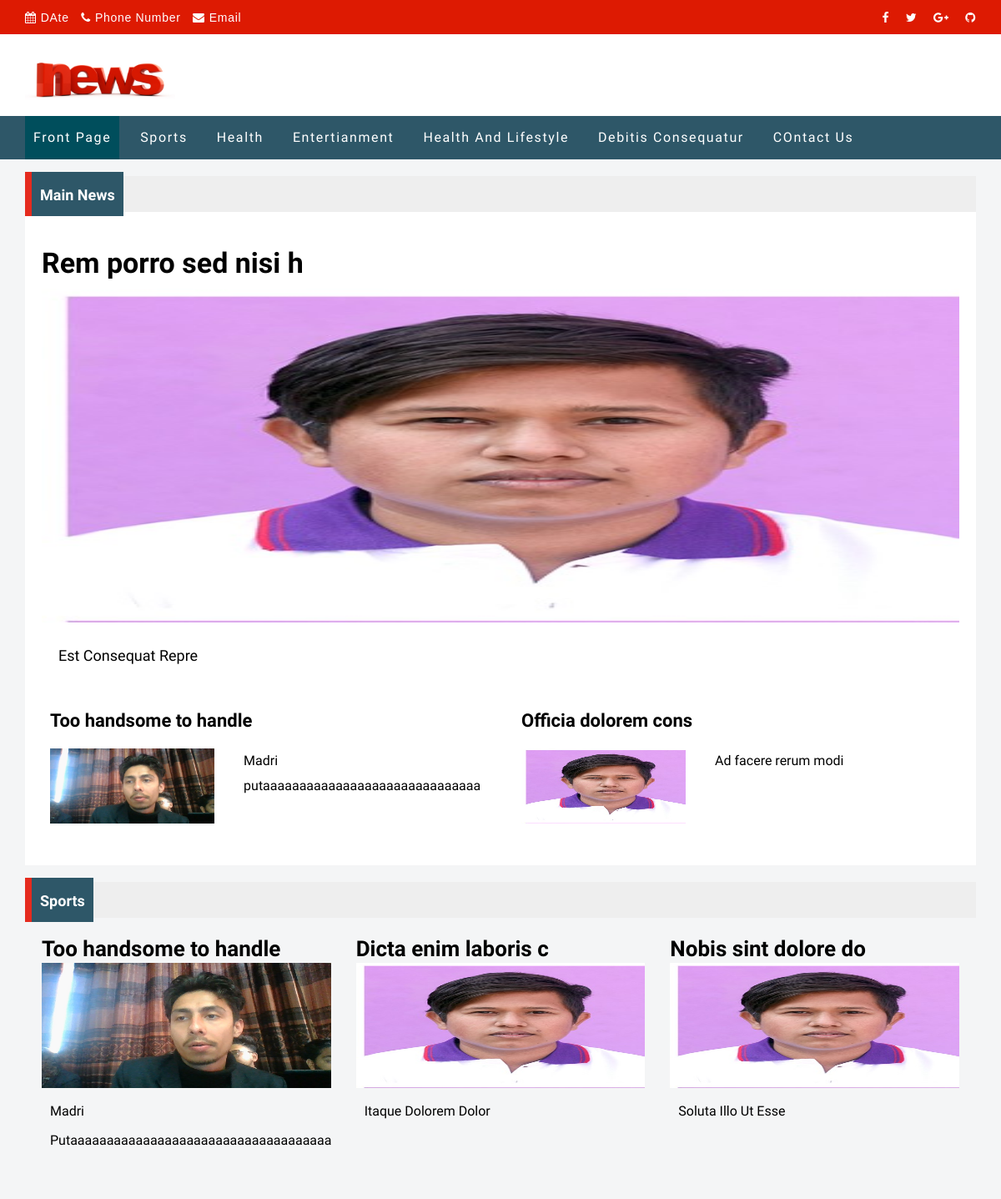
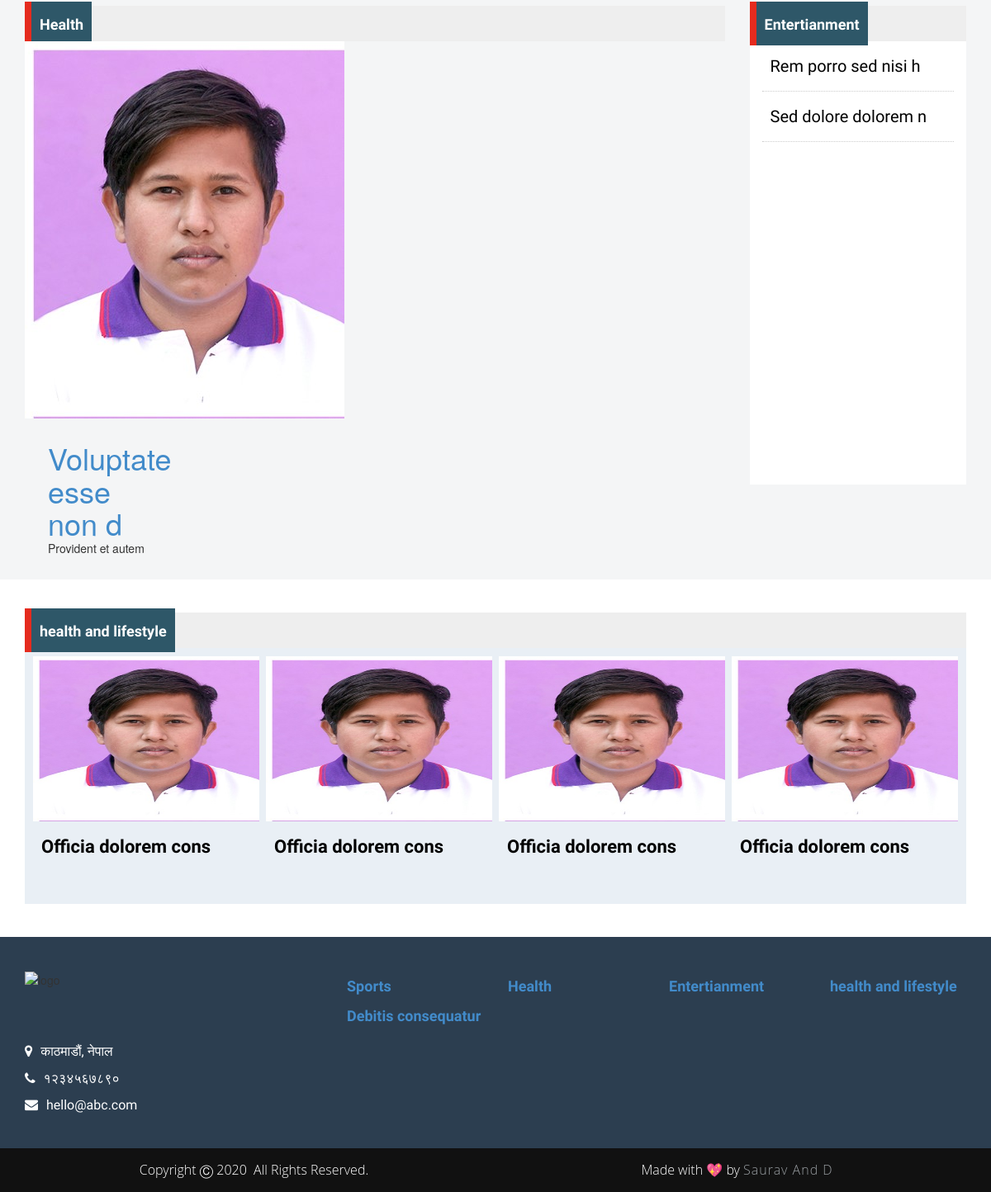
The page / on the database its author committed (2 pictures, top to bottom).
### newsportal/models.py (models this page shows, shortened)
class Category(Cat):
    objects = CategoryManager()
    class Meta:
        db_table = 'category'

class News(models.Model):
    title = models.CharField(max_length=100)
    slug = models.CharField(max_length=100, unique=True)
    rank = models.IntegerField(default=1)
    status = models.BooleanField(default=True)
    image = models.ImageField(upload_to='news/', null=True, blank=True)
    image_title = models.CharField(max_length=100)
    view_count = models.IntegerField(default=0, null=True, blank=True)
    main_news = models.BooleanField(default=True)
    slider_key = models.BooleanField(default=True)
    category = models.ForeignKey(Category, on_delete=models.CASCADE)
    description = models.TextField(null=True, blank=True)
    created_date = models.DateTimeField(auto_now=True)
    updated_date = models.DateTimeField(auto_now=True)
    created_by = models.CharField(max_length=100)
    updated_by = models.CharField(max_length=100)
    class Meta:
        db_table = 'news'

### portal/views.py (the view)
# urls.py: 2. Add a URL to urlpatterns:  path('', views.home, name='home')
def home(request):
    menus = Category.objects.filter(status=1)
    main_news = News.objects.filter(status=1,main_news=1).order_by('-created_date')
    main1 = main_news.first()
    mains= main_news[1:3]
    cat1_news = News.objects.filter(category_id=menus.first().id, status=1).order_by('-created_date')[:3]
    cat2_news = News.objects.filter(category_id=menus[1].id, status=1).order_by('-created_date')[:2]
    cat3_news = News.objects.filter(category_id=menus[2].id, status=1).order_by('-created_date')[:5]
    cat4_news = News.objects.filter(category_id=menus[3].id, status=1).order_by('-created_date')[:4]
    head_list = {
        'title1': menus[0].title,
        'slug1': menus[0].slug,
        'title2': menus[1].title,
        'slug2': menus[1].slug,
        'title3': menus[2].title,
        'slug3': menus[2].slug,
        'title4': menus[3].title,
        'slug4': menus[3].slug,
        'title5': menus[4].title,
        'slug5': menus[4].slug,
    }
    context = {
       'menus':menus,
       'head_list':head_list,
        'main1':main1,
        'mains':mains,
        'cat1_news':cat1_news,
        'cat2_news': cat2_news,
        'cat3_news':cat3_news,
        'cat4_news': cat4_news,
    }
    return render(request,'frontend/website/index.html',context)

### templates/frontend/website/index.html (shortened to what this page needs)
{% extends 'frontend/website/master/master.html' %}
{% block content %}
<div class="fl-main-news-wrapper">
    <div class="container">
        <div class="row same-height">
            <div class="col-md-12">
                <div class="main-news-wrapper">
                    <header class="news-header">
                        <h2>
                            <span>
                                <a href="{% url 'main_news' %}">Main News</a>
                            </span>
                        </h2>
                    </header>
                    <section class="main-news-entry">
                        <article class="main-news-big-content">
                            <a href="#">
                                <h1>{{main1.title}}&nbsp;</h1>
                                <figure>
                                   {% if main1.image %}
                                        <img src="{{MEDIA_URL}}{{main1.image.url}}" alt="image">
                                    {% else %}
                                        NO image
                                    {% endif %}
                                </figure>
                            </a>
                            <p>{{main1.description}}</p>
                        </article>
                        <div class="row">
                            {% for main in mains %}
                            <article class="col-md-6">
                                <div class="main-news-small-content">
                                    <a href="{% url 'news' main.slug %}">
                                        <h2>{{ main.title }}</h2>
                                        <div class="main-news-small-detail">
                                            <div class="row">
                                                <div class="col-md-5 col-sm-4">
                                                    <figure>
                                                         {% if main.image %}
                                                            <img src="{{MEDIA_URL}}{{main.image.url}}" alt="image">
                                                        {% else %}
                                                            NO image
                                                        {% endif %}
                                                    </figure>
                                                </div>
                                                <div class="col-md-7 col-sm-8">
                                                    <p>{{main.description}}</p>
                                                </div>
                                            </div>
                                        </div>
                                    </a>
                                </div>
                            </article>
                            {% endfor %}
                        </div>
                    </section>
                </div>
            </div>
        </div>
    </div>
</div>
<div class="fl-sports-country-news-wrapper">
    <div class="container">
        <div class="row">
            <div class="col-md-12">
                <div class="sports-news-wrapper">
                     <header class="news-header">
                        <h2>
                            <span>
                                <a href="{% url 'category' head_list.slug1 %}">{{head_list.title1}}</a>
                            </span>
                        </h2>
                    </header>
                    <div class="international-new-content">
                        <div class="row">
                            {% for cat1 in cat1_news %}
                            <div class="col-md-4">
                                <article class="international-news-big-content">
                                    <a href="#">
                                        <h1>{{cat1.title}}</h1>
                                        <figure>
                                             {% if cat1.image %}
                                                <img src="{{MEDIA_URL}}{{cat1.image.url}}" alt="image">
                                             {% else %}
                                                NO image
                                             {% endif %}
                                        </figure>
                                    </a>
                                    <p>{{cat1.description}}</p>
                                </article>
                            </div>
                            {% endfor %}
                        </div>
                    </div>
                </div>
            </div>
        </div>
    </div>
</div>
<div class="fl-mixed-business-wrapper">
    <div class="container">
        <div class="row">
            <div class="col-md-9">
                <div class="mixed-business-wrapper">
                    <header class="news-header">
                        <h2>
                            <span>
                                <a href="{% url 'category' head_list.slug2 %}">{{head_list.title2}}</a>
                            </span>
                        </h2>
                    </header>
                    <div class="mixed-business-content">
                        <div class="row">
                            {% for cat2 in cat2_news %}
                            <div class="col-md-3">
                                <div class="mixed-business-big">
                                    <figure>
                                        <img src="{{MEDIA_URL}}{{cat2.image.url}}" alt="image">
                                    </figure>
                                    <div class="economic-content">
                                        <a href="#"><h1>{{ cat2.title }}</h1></a>
                                        <p>{{ cat2.description }}</p>
                                    </div>
                                </div>
                            </div>
                            {% endfor %}
                        </div>
                    </div>
                </div>
            </div>
            <div class="col-md-3">
                <div class="sidebar-country-news">
                    <header class="news-header">
                        <h2>
                            <span>
                                <a href="{% url 'category' head_list.slug3 %}">{{head_list.title3}}</a>
                            </span>
                        </h2>
                    </header>
                    <div class="sidebar-country-news-section">
                        <div role="tabpanel" class="tab-pane active" id="latest">
                            <div class="sidebar-country-news-content">
                                <ul>
                                    {% for cat3 in cat3_news %}
                                    <li>
                                        <div class="country-news-content">
                                            <a href="#">
                                                <h4> {{cat3.title}} </h4>
                                            </a>
                                        </div>
                                    </li>
                                    {% endfor %}
                                </ul>
                            </div>
                        </div>
                    </div>
                </div>
            </div>
        </div>
    </div>
</div>
<div class="fl-health-news-wrapper">
    <div class="container">
        <div class="row">
            <div class="col-md-12">
                <div class="health-news-content">
                    <header class="news-header">
                        <h2>
                            <span>
                                <a href="{% url 'category' head_list.slug4 %}">{{head_list.title4}}</a>
                            </span>
                        </h2>
                    </header>
                    <div class="health-news-slider">
                        <div class="owl-carousel owl-theme type1">
                            <div class="item">
                                 {% for cat4 in cat4_news %}
                                <div class="health-news-detail">
                                    <figure>
                                        <img src="{{MEDIA_URL}}{{cat4.image.url}}" alt="image">
                                    </figure>
                                    <a href="#">
                                        <h1>{{cat4.title}}</h1>
                                    </a>
                                </div>
                                {% endfor %}
                            </div>
                        </div>
                    </div>
                </div>
            </div>
        </div>
    </div>
</div>
{% endblock %}

### templates/frontend/website/master/master.html (shortened to what this page needs)
<!DOCTYPE html>
{% load static %}
<html lang="en-US">
<head>
    <link href="{% static 'frontend/css/bootstrap.min.css' %}" rel="stylesheet" type="text/css">
    <link href="{% static 'frontend/css/font-awesome.css' %}" rel="stylesheet" type="text/css">
    <link href="{% static 'frontend/css/owl.carousel.min.css' %}" rel="stylesheet" type="text/css"/>
    <link href="{% static 'frontend/css/style.css' %}" rel="stylesheet" type="text/css"/>
</head>
<body>
<header class="fl-header-unit">
    <div class="container">
        <div class="row">
            <div class="fl-top-navbar">
                <div class="col-md-8 col-sm-12">
                    <ul>
                        <li><a href="#"><i class="fa fa-calendar"></i><span>DAte</span></a>
                        </li>
                        <li><i class="fa fa-phone"></i><span>Phone Number</span></li>
                        <li><a class="mail" href="#"><i class="fa fa-envelope"><span>Email </span></i></a>
                        </li>
                    </ul>
                </div>
                <div class="col-md-4 col-sm-12 ">
                    <ul class="social">
                        <a href="#"><i class="fa fa-facebook"></i></a>
                        <a href="#"><i class="fa fa-twitter"></i></a>
                        <a href="#"><i class="fa fa-google-plus"></i></a>
                        <a href="#"><i class="fa fa-github"></i></a>
                    </div>
                </div>
            </div>
        </div>
</header>
<header class="fl-logo-unit">
    <div class="container">
        <div class="row">
            <div class="fl-logo-navbar">
                <div class="col-md-4 col-sm-6 col-xs-12">
                    <div class="fl-logo">
                        <figure>
                            <a href="index.html"><img src="{% static 'frontend/image/newslogo.jpg' %}" alt="logo"></a>
                        </figure>
                    </div>
                </div>
                <div class="col-md-8 col-sm-6 col-xs-12">
                </div>
            </div>
        </div>
    </div>
</header>
<nav class="navbar navbar-default" data-spy="affix(delete-this)" data-offset-top="100">
    <div class="container">
        <div class="row">
            <div class="fl-nav-menu">
                <div class="col-md-12 col-sm-12">
                    <div class="fl-menu-content collapse navbar-collapse " id="bs-example-navbar-collapse-1">
                        <ul class="nav navbar-nav active">
                            <li class="active"><a href="{% url 'home' %}">Front Page</a></li>
                            {% for menu in menus %}
                            <li><a href="{% url 'category' menu.slug %}">{{menu.title}}</a></li>
                            {% endfor %}
                            <li><a href="{% url 'contactus' %}">COntact Us</a></li>
                        </ul>
                    </div>
                </div>
            </div>
        </div>
    </div>
</nav>
            {% block content %}{% endblock %}
<footer class="fl-footer-wrapper">
    <div class="container">
        <div class="row">
            <div class="col-md-4 col-sm-12">
                <div class="footer-contact">
                    <figure>
                        <img src="{% static 'frontend/image/nlogo.png' %}" alt="logo">
                    </figure>
                    <p><i class="fa fa-map-marker"></i>काठमाडौं, नेपाल</p>
                    <p><i class="fa fa-phone"></i>१२३४५६७८९०</p>
                    <p><i class="fa fa-envelope"></i>hello@abc.com</p>
                </div>
            </div>
             {% for menu in menus %}
                <div class="col-md-2 col-sm-4">
                    <div class="footer-news">
                        <h2><a href="{% url 'category' menu.slug %}">{{menu.title}}</a></h2>
                    </div>
                </div>
                            {% endfor %}
        </div>
    </div>
</footer>
<footer class="copyright-footer">
    <div class="container">
        <div class="row">
            <div class="col-md-6">
                <span>Copyright  &#x24B8; 2020 &nbsp;All Rights Reserved.</span>
            </div>
            <div class="col-md-6">
                <span>Made with 💖 by&nbsp;<a href="#">Saurav and D</a></span>
            </div>
            </div>
            </div>
</footer>
    </body>
</html>

### rows shown on the page
Category: title "Sports", title1 "Sports"
Category: title "Health", title2 "Health"
Category: title "Entertianment", title3 "Entertianment"
Category: title "Health And Lifestyle", title4 "health and lifestyle", title "health and lifestyle"
Category: title "Debitis Consequatur", title "Debitis consequatur"
News: title "Rem porro sed nisi h", image (picture), description "Est Consequat Repre"
News: title "Too handsome to handle", image (picture), description "Madri…"
News: title "Officia dolorem cons", image (picture), description "Ad facere rerum modi"
News: title "Dicta enim laboris c", image (picture), description "Itaque Dolorem Dolor"
News: title "Nobis sint dolore do", image (picture), description "Soluta Illo Ut Esse"
News: image (picture), title "Voluptate esse non d", description "Provident et autem"
News: title "Sed dolore dolorem n"
